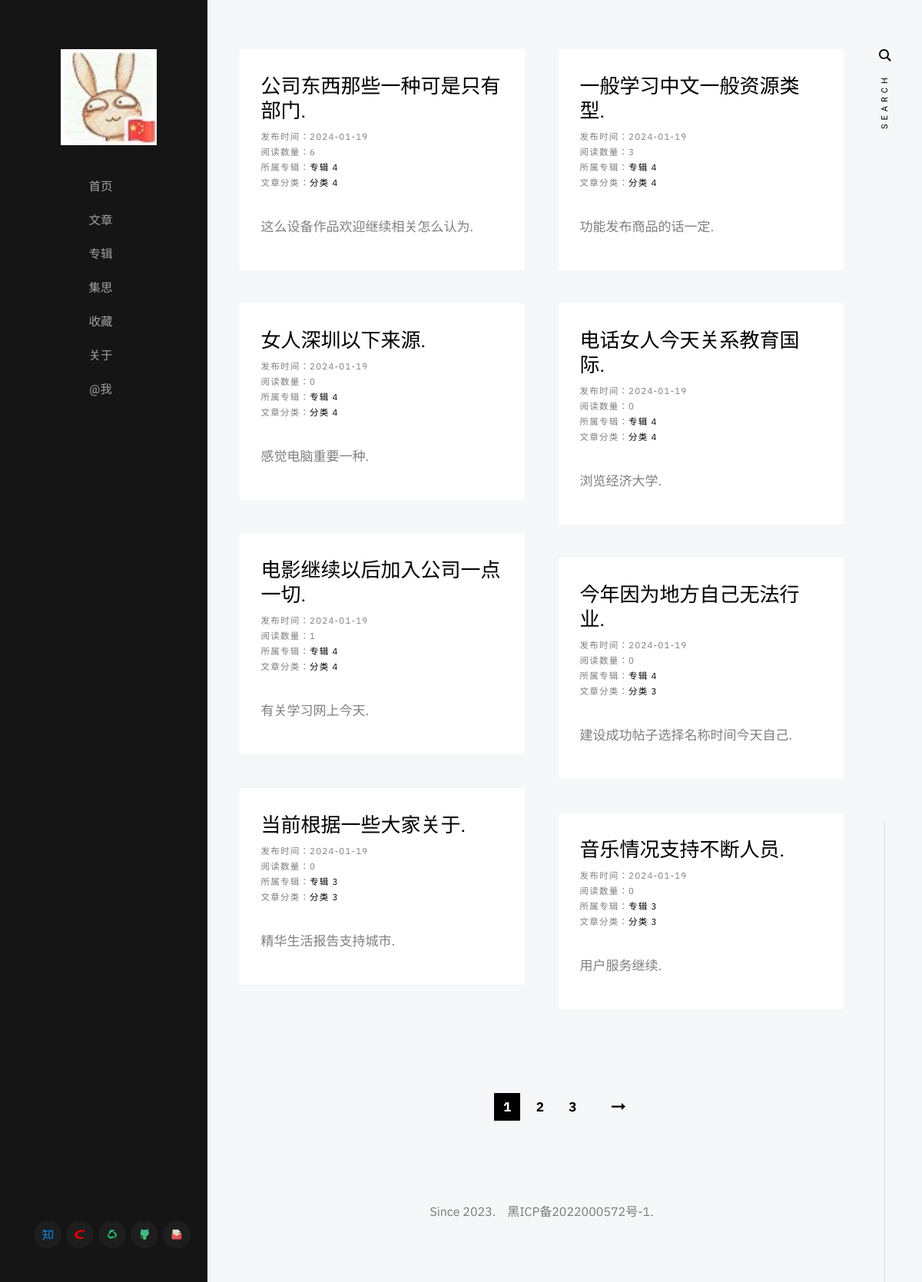
Page /articles on the earlier database version.
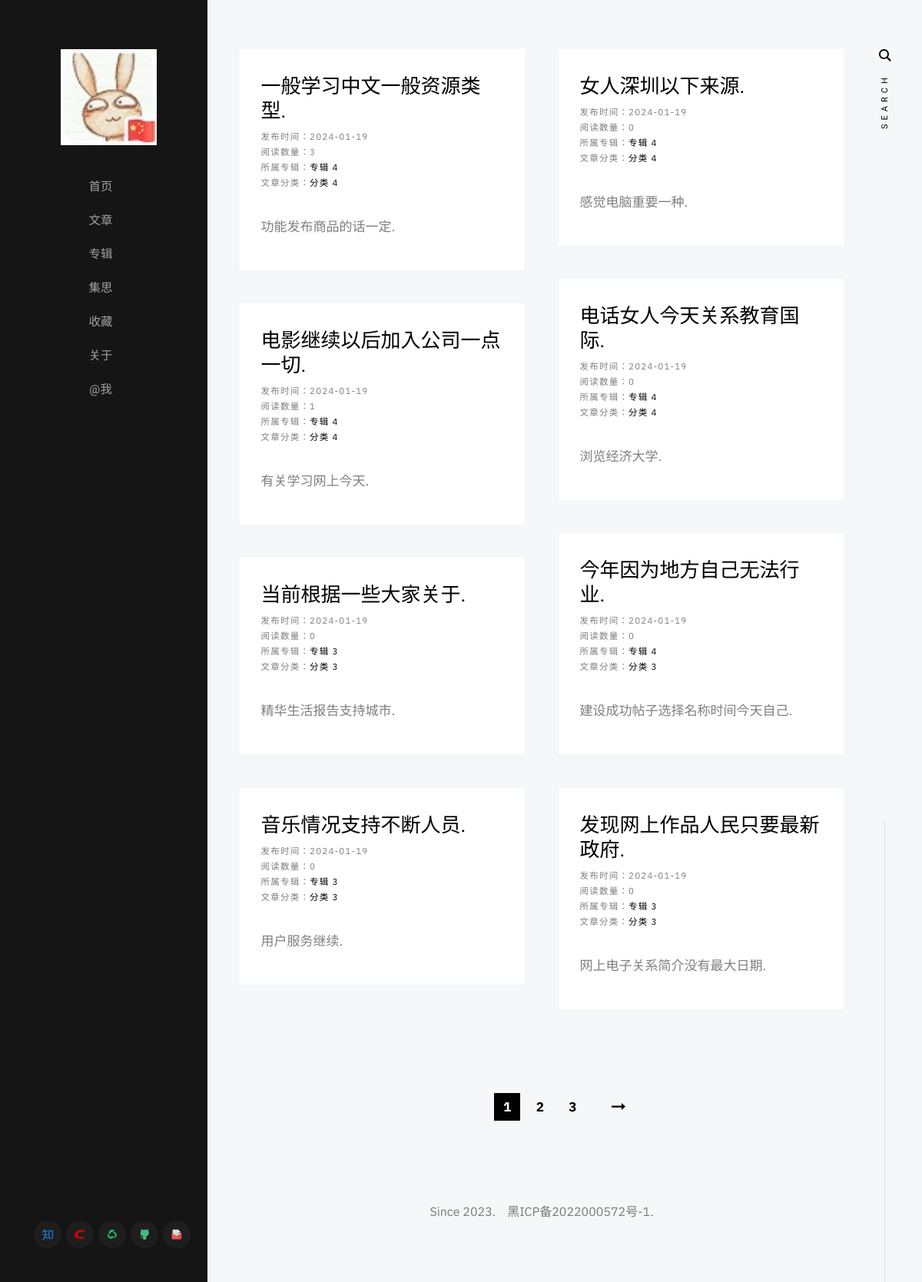
Same page on the later database version.
### application/article/model.py (models this page shows)
class Article(db.Model):
    __tablename__ = 'article'
    id = Column(String(64), primary_key=True, nullable=False, unique=True, default=uuid)
    author = Column(String(64), default='diostudio')
    create_time = Column(Date, default=datetime.now().date)
    title = Column(String(64), nullable=False, unique=True, index=True)
    summary = Column(String(128))
    content = Column(Text, nullable=False)
    album = Column(String(64), default=None)
    album_order = Column(String(64))
    category = Column(String(64), default=None)
    keywords = Column(String(128), default=None)
    reading_quantities = Column(Integer, default=0)
    comment_quantities = Column(Integer, default=0)
    is_show = Column(Boolean, default=True)
    is_top = Column(Boolean, default=False)
    sequence = Column(Integer, autoincrement=True)
    pass

### application/article/views.py (the view)
@articlePage.route('/articles')
def get_articles():
    paginate = Article.query.order_by(Article.sequence.desc()).paginate(per_page=8, error_out=False)
    return render_template('article/get_articles.html', articles=paginate.items, paginate=paginate)

### application/templates/article/get_articles.html (shortened to what this page needs)
{% extends 'base/base.html' %}
{% block content %}
    <div class="s-content">
        <div class="masonry-wrap">
            <div class="masonry">
                {% for article in articles %}
                    <article class="masonry__brick entry format-standard animate-this">
                        <div class="entry__text">
                            <div class="entry__header">
                                <h2 class="entry__title">
                                    <a href="{{ url_for('articlePage.get_article_by_title', title=article.title) }}" target="_blank">{{ article.title }}</a>
                                </h2>
                                <div class="entry__meta">
                                    <span class="entry__meta-cat">
                                        发布时间：{{ article.create_time }}
                                    </span>
                                    <br>
                                    <span class="entry__meta-cat">
                                        阅读数量：{{ article.reading_quantities }}
                                    </span>
                                    <br>
                                    <span class="entry__meta-cat">
                                        所属专辑：<a href="{{ url_for('articlePage.get_articles_by_album', album=article.album) }}">{{ article.album }}</a>
                                    </span>
                                    <br>
                                    <span class="entry__meta-cat">
                                        文章分类：<a href="{{ url_for('articlePage.get_articles_by_category', category=article.category) }}">{{ article.category }}</a>
                                    </span>
                                </div>
                            </div>
                            <div class="entry__excerpt">
                                <p>
                                {{ article.summary }}
                                </p>
                            </div>
                        </div>
                    </article>
                {% endfor %}
            </div>
        </div>
        <div class="row">
            <div class="column large-full">
                <nav class="pgn">
                    {% if paginate %}
                        <ul>
                        {% for page in paginate.iter_pages() %}
                            {% if page %}
                                {% if page == paginate.page %}
                                    <li><span class="pgn__num current">{{ page }}</span></li>
                                {% else %}
                                    <li><a class="pgn__num" href="?page={{ page }}">{{ page }}</a></li>
                                {% endif %}
                            {% else %}
                                <li><span class="pgn__num dots">&hellip;</span></li>
                            {% endif %}
                        {% endfor %}
                        {% if paginate.has_next %}
                            <li><a class="pgn__next" href="?page={{ paginate.next_num }}">Next</a></li>
                        {% endif %}
                        </ul>
                    {% endif %}
                </nav>
            </div>
        </div>
    </div>
{% endblock %}

### application/templates/base/base.html (shortened to what this page needs)
<!DOCTYPE html>
<html class="no-js" lang="en">
<head>
    <link rel="stylesheet" href="{{ url_for('static', filename='css/base.css') }}">
    <link rel="stylesheet" href="{{ url_for('static', filename='css/vendor.css') }}">
    <link rel="stylesheet" href="{{ url_for('static', filename='css/main.css') }}">
</head>
<body>
    <div id="top" class="s-wrap site-wrapper">
        <header class="s-header">
            <div class="header__top">
                <div class="header__logo">
                    <a class="site-logo" href="{{ url_for('indexPage.index') }}">
                        <img src="{{ url_for('static', filename='favicon.png') }}" alt="Homepage">
                    </a>
                </div>
            </div>
            <nav class="header__nav-wrap">
                <ul class="header__nav">
                    <li style="text-align: center;"><a href="{{ url_for('indexPage.index') }}" title="">首页</a></li>
                    <li style="text-align: center;"><a href="{{ url_for('articlePage.get_articles') }}" title="">文章</a></li>
                    <li style="text-align: center;"><a href="{{ url_for('albumPage.get_albums') }}" title="">专辑</a></li>
                    <li style="text-align: center;"><a href="{{ url_for('discussPage.get_discussions') }}" title="">集思</a></li>
                    <li style="text-align: center;"><a href="{{ url_for('favoritesPage.get_favorites') }}" title="">收藏</a></li>
                    <li style="text-align: center;"><a href="{{ url_for('aboutPage.about') }}" title="">关于</a></li>
                    <li style="text-align: center;"><a href="{{ url_for('contactPage.contact') }}" title="">@我</a></li>
                </ul>
                <ul class="header__social">
                    <li class="ss-zhihu">
                        <a href="https://www.zhihu.com/" target="_blank">
                        </a>
                    </li>
                    <li class="ss-csdn">
                        <a href="https://www.csdn.net/" target="_blank">
                        </a>
                    </li>
                    <li class="ss-gongzhonghao">
                        <a href="#0">
                        </a>
                    </li>
                    <li class="ss-github">
                        <a href="#0">
                        </a>
                    </li>
                    <li class="ss-email">
                        <a href="#0">
                        </a>
                    </li>
                </ul>
            </nav>
        </header>
        {% block content %}
        {% endblock %}
        <footer class="s-footer">
            <div class="row">
                <div class="column large-full footer__content">
                    <div class="footer__copyright">Since 2023.&nbsp;&nbsp;&nbsp;&nbsp;黑ICP备2022000572号-1.</div>
                </div>
            </div>
        </footer>
    </div>
</body>

### application/static/css/base.css (style rules this page uses)
html { line-height: 1.15; -webkit-text-size-adjust: 100%; }
body { margin: 0; }
a { background-color: transparent; }
img { border-style: none; }
html { font-size: 62.5%; box-sizing: border-box; }
*, *::before, *::after { box-sizing: inherit; }
body { font-weight: normal; line-height: 1; word-wrap: break-word; -moz-font-smoothing: grayscale; -moz-osx-font-smoothing: grayscale; -webkit-font-smoothing: antialiased; -webkit-overflow-scrolling: touch; -webkit-text-size-adjust: none; }
svg, img, video embed, iframe, object { max-width: 100%; height: auto; }
div, dl, dt, dd, ul, ol, li, h1, h2, h3, h4, h5, h6, pre, form, p, blockquote, th, td { margin: 0; padding: 0; }
p { font-size: inherit; text-rendering: optimizeLegibility; }
ol, ul { list-style: none; }
li { display: block; }
a { text-decoration: none; line-height: inherit; }
a img { border: none; }
.row { width: 89%; max-width: 1200px; margin: 0 auto; display: -ms-flexbox; display: -webkit-flex; display: flex; -webkit-flex-flow: row wrap; -ms-flex-flow: row wrap; flex-flow: row wrap; }
.column { -webkit-flex: 1 1 0%; -ms-flex: 1 1 0%; flex: 1 1 0%; padding: 0 20px; }
.large-12, .large-full { -webkit-flex: 0 0 100%; -ms-flex: 0 0 100%; flex: 0 0 100%; max-width: 100%; }
@media screen and (max-width:1200px) { .column { padding: 0 16px; } }

Differences in the rows shown:
removed Article: title "公司东西那些一种可是只有部门.", create_time "2024-01-19", reading_quantities "6", album "专辑 4", category "分类 4", summary "这么设备作品欢迎继续相关怎么认为."
now on this page (row unchanged): Article: title "发现网上作品人民只要最新政府.", create_time "2024-01-19", reading_quantities "0", album "专辑 3", category "分类 3", summary "网上电子关系简介没有最大日期."
